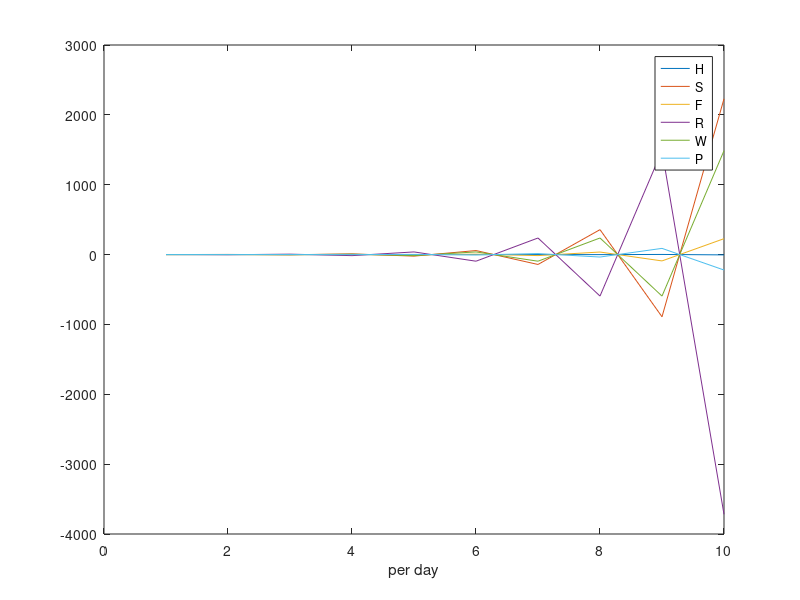

MATLAB code to generate this figure:
% Different States
w = 1.1;
r = 0.23;
y = 0.52;
a = 0.001;
x = 0.01;
s = 2.1;
f = 0.21;
b = 0.07;
M = [...
    1 0 b    0       0     a
    0 1 0    s       0     0
    0 0 1-b  f       0     0
    0 0 0    1-s-f-w r     0
    0 0 0    w       1-r-y x
    0 0 0    0       y     1-a-x];
sum(M);
nmax = 10;
nb_states = 6;
N = zeros(nb_states,nmax);
N(4,1) = 1;
for n = 2 : nmax
    N(:,n) = M*N(:,n-1);
end
plot(N')
legend('H','S','F','R','W','P')
xlabel('per day')
